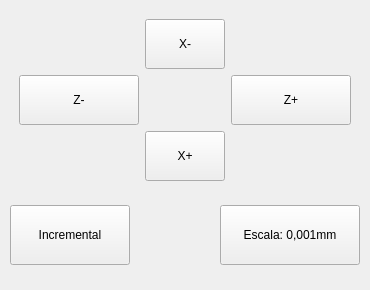
           <widget class="QWidget" name="tab_jog">
            <attribute name="title">
             <string>JOG</string>
            </attribute>
            <layout class="QVBoxLayout" name="lay_jog_tab">
             <property name="leftMargin">
              <number>10</number>
             </property>
             <property name="topMargin">
              <number>10</number>
             </property>
             <property name="rightMargin">
              <number>10</number>
             </property>
             <property name="bottomMargin">
              <number>10</number>
             </property>
             <item>
              <widget class="QWidget" name="w_jog_axes" native="true">
               <layout class="QGridLayout" name="lay_jog_axes">
                <property name="spacing">
                 <number>6</number>
                </property>
                <item row="2" column="0">
                 <spacer name="horizontalSpacer">
                  <property name="orientation">
                   <enum>Qt::Horizontal</enum>
                  </property>
                  <property name="sizeType">
                   <enum>QSizePolicy::Maximum</enum>
                  </property>
                  <property name="sizeHint" stdset="0">
                   <size>
                    <width>120</width>
                    <height>10</height>
                   </size>
                  </property>
                 </spacer>
                </item>
                <item row="1" column="3">
                 <widget class="QPushButton" name="btn_jog_z_plus">
                  <property name="minimumSize">
                   <size>
                    <width>0</width>
                    <height>50</height>
                   </size>
                  </property>
                  <property name="text">
                   <string>Z+</string>
                  </property>
                 </widget>
                </item>
                <item row="2" column="1">
                 <widget class="QPushButton" name="btn_jog_x_plus">
                  <property name="minimumSize">
                   <size>
                    <width>0</width>
                    <height>50</height>
                   </size>
                  </property>
                  <property name="text">
                   <string>X+</string>
                  </property>
                 </widget>
                </item>
                <item row="1" column="1">
                 <spacer name="horizontalSpacer_3">
                  <property name="orientation">
                   <enum>Qt::Horizontal</enum>
                  </property>
                  <property name="sizeType">
                   <enum>QSizePolicy::Maximum</enum>
                  </property>
                  <property name="sizeHint" stdset="0">
                   <size>
                    <width>40</width>
                    <height>20</height>
                   </size>
                  </property>
                 </spacer>
                </item>
                <item row="0" column="1">
                 <widget class="QPushButton" name="btn_jog_x_minus">
                  <property name="minimumSize">
                   <size>
                    <width>0</width>
                    <height>50</height>
                   </size>
                  </property>
                  <property name="maximumSize">
                   <size>
                    <width>16777215</width>
                    <height>80</height>
                   </size>
                  </property>
                  <property name="text">
                   <string>X-</string>
                  </property>
                 </widget>
                </item>
                <item row="2" column="3">
                 <spacer name="horizontalSpacer_2">
                  <property name="orientation">
                   <enum>Qt::Horizontal</enum>
                  </property>
                  <property name="sizeType">
                   <enum>QSizePolicy::Maximum</enum>
                  </property>
                  <property name="sizeHint" stdset="0">
                   <size>
                    <width>120</width>
                    <height>20</height>
                   </size>
                  </property>
                 </spacer>
                </item>
                <item row="1" column="0">
                 <widget class="QPushButton" name="btn_jog_z_minus">
                  <property name="minimumSize">
                   <size>
                    <width>0</width>
                    <height>50</height>
                   </size>
                  </property>
                  <property name="text">
                   <string>Z-</string>
                  </property>
                 </widget>
                </item>
               </layout>
              </widget>
             </item>
             <item>
              <widget class="QWidget" name="w_jog_mode_step" native="true">
               <layout class="QHBoxLayout" name="lay_jog_mode_step">
                <property name="leftMargin">
                 <number>0</number>
                </property>
                <property name="rightMargin">
                 <number>0</number>
                </property>
                <item>
                 <widget class="QPushButton" name="btn_jog_mode">
                  <property name="minimumSize">
                   <size>
                    <width>120</width>
                    <height>60</height>
                   </size>
                  </property>
                  <property name="maximumSize">
                   <size>
                    <width>120</width>
                    <height>60</height>
                   </size>
                  </property>
                  <property name="text">
                   <string>Incremental</string>
                  </property>
                 </widget>
                </item>
                <item>
                 <spacer name="spc_jog_mode_step">
                  <property name="orientation">
                   <enum>Qt::Horizontal</enum>
                  </property>
                  <property name="sizeHint" stdset="0">
                   <size>
                    <width>10</width>
                    <height>18</height>
                   </size>
                  </property>
                 </spacer>
                </item>
                <item>
                 <widget class="QPushButton" name="btn_jog_step">
                  <property name="minimumSize">
                   <size>
                    <width>140</width>
                    <height>60</height>
                   </size>
                  </property>
                  <property name="maximumSize">
                   <size>
                    <width>140</width>
                    <height>60</height>
                   </size>
                  </property>
                  <property name="text">
                   <string>Escala: 0,001mm</string>
                  </property>
                 </widget>
                </item>
               </layout>
              </widget>
             </item>
             <item>
              <widget class="QWidget" name="widget" native="true">
               <property name="maximumSize">
                <size>
                 <width>16777215</width>
                 <height>60</height>
                </size>
               </property>
               <widget class="QLabel" name="lbl_jog_title">
                <property name="geometry">
                 <rect>
                  <x>0</x>
                  <y>0</y>
                  <width>443</width>
                  <height>31</height>
                 </rect>
                </property>
                <property name="text">
                 <string>VELOCIDADE JOG</string>
                </property>
               </widget>
               <widget class="QLabel" name="lbl_jog_value">
                <property name="geometry">
                 <rect>
                  <x>120</x>
                  <y>5</y>
                  <width>200</width>
                  <height>23</height>
                 </rect>
                </property>
                <property name="minimumSize">
                 <size>
                  <width>10</width>
                  <height>0</height>
                 </size>
                </property>
                <property name="maximumSize">
                 <size>
                  <width>200</width>
                  <height>16777215</height>
                 </size>
                </property>
                <property name="text">
                 <string>2700 mm/min</string>
                </property>
                <property name="alignment">
                 <set>Qt::AlignCenter</set>
                </property>
               </widget>
               <widget class="QSlider" name="sld_vel_jog_oper">
                <property name="geometry">
                 <rect>
                  <x>0</x>
                  <y>30</y>
                  <width>270</width>
                  <height>26</height>
                 </rect>
                </property>
                <property name="minimumSize">
                 <size>
                  <width>270</width>
                  <height>0</height>
                 </size>
                </property>
                <property name="maximumSize">
                 <size>
                  <width>300</width>
                  <height>16777215</height>
                 </size>
                </property>
                <property name="maximum">
                 <number>110</number>
                </property>
                <property name="value">
                 <number>100</number>
                </property>
                <property name="orientation">
                 <enum>Qt::Horizontal</enum>
                </property>
               </widget>
               <widget class="QSpinBox" name="spn_jog_speed">
                <property name="geometry">
                 <rect>
                  <x>300</x>
                  <y>0</y>
                  <width>85</width>
                  <height>60</height>
                 </rect>
                </property>
                <property name="minimumSize">
                 <size>
                  <width>85</width>
                  <height>60</height>
                 </size>
                </property>
                <property name="maximumSize">
                 <size>
                  <width>85</width>
                  <height>16777215</height>
                 </size>
                </property>
                <property name="styleSheet">
                 <string notr="true">
QSpinBox::up-button {
    width: 30px;
    height: 30px;
}
QSpinBox::down-button {
    width: 30px;
    height: 30px;
}
   </string>
                </property>
                <property name="suffix">
                 <string>%</string>
                </property>
                <property name="minimum">
                 <number>1</number>
                </property>
                <property name="maximum">
                 <number>200</number>
                </property>
                <property name="value">
                 <number>100</number>
                </property>
               </widget>
              </widget>
             </item>
            </layout>
           </widget>
